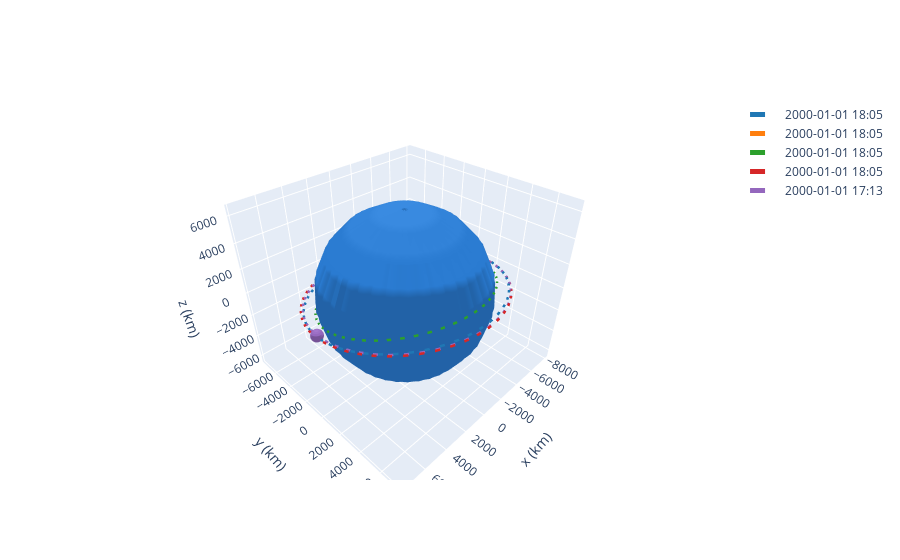

Notebook source saved alongside this figure:
### Code cell
# Hohmann Transfer

# Calculate a basic homnann
import CustomManeuvres
hoh_phas = CustomManeuvres.hohmann_with_phasing(otv, deb_2)

# Get the transfer time of the hoh_phas
transfer_time = hoh_phas.get_total_time()

# Propagate all debris to the end of the transfer
deb_1 = deb_1.propagate(transfer_time)
deb_2 = deb_2.propagate(transfer_time)
deb_3 = deb_3.propagate(transfer_time)

# Propagate the otv using the calculated thrust sequence
transfer_orbit, otv = otv.apply_maneuver(hoh_phas, intermediate=True)

# PRINTOUT
print('DV USED: ', hoh_phas.get_total_cost())
print('DT USED: ', hoh_phas.get_total_time())

# Plot the results
frame = OrbitPlotter3D()
frame.plot(deb_1)
frame.plot(deb_2)
frame.plot(deb_3)
frame.plot(otv)
frame.plot(transfer_orbit)

### Figure 1 — Plotly figure (JSON) as saved in the notebook; plotly's stock layout.template omitted (floating-point values rounded to 4 significant figures; data arrays with more than 128 entries replaced by an {"elided": "..."} marker saying what was removed)
{"data": [{"cauto": false, "cmax": 1, "cmin": 1, "colorscale": [[0, "#2a7bd1"], [1, "#2a7bd1"]], "name": "Earth", "showscale": false, "type": "surface", "x": {"elided": "20x20 float values"}, "y": {"elided": "20x20 float values"}, "z": {"elided": "20x20 float values"}}, {"line": {"color": "rgb(31, 119, 180)", "dash": "dash", "width": 5}, "mode": "lines", "name": "2000-01-01 18:05", "type": "scatter3d", "x": {"elided": "150 float values"}, "y": {"elided": "150 float values"}, "z": {"elided": "150 float values"}}, {"cauto": false, "cmax": 1, "cmin": 1, "colorscale": [[0, "rgb(31, 119, 180)"], [1, "rgb(31, 119, 180)"]], "name": "2000-01-01 18:05", "showscale": false, "type": "surface", "x": {"elided": "20x20 float values"}, "y": {"elided": "20x20 float values"}, "z": {"elided": "20x20 float values"}}, {"cauto": false, "cmax": 1, "cmin": 1, "colorscale": [[0, "#2a7bd1"], [1, "#2a7bd1"]], "name": "Earth", "showscale": false, "type": "surface", "x": {"elided": "20x20 float values"}, "y": {"elided": "20x20 float values"}, "z": {"elided": "20x20 float values"}}, {"cauto": false, "cmax": 1, "cmin": 1, "colorscale": [[0, "#2a7bd1"], [1, "#2a7bd1"]], "name": "Earth", "showscale": false, "type": "surface", "x": {"elided": "20x20 float values"}, "y": {"elided": "20x20 float values"}, "z": {"elided": "20x20 float values"}}, {"line": {"color": "rgb(255, 127, 14)", "dash": "dash", "width": 5}, "mode": "lines", "name": "2000-01-01 18:05", "type": "scatter3d", "x": {"elided": "150 float values"}, "y": {"elided": "150 float values"}, "z": {"elided": "150 float values"}}, {"cauto": false, "cmax": 1, "cmin": 1, "colorscale": [[0, "rgb(255, 127, 14)"], [1, "rgb(255, 127, 14)"]], "name": "2000-01-01 18:05", "showscale": false, "type": "surface", "x": {"elided": "20x20 float values"}, "y": {"elided": "20x20 float values"}, "z": {"elided": "20x20 float values"}}, {"cauto": false, "cmax": 1, "cmin": 1, "colorscale": [[0, "#2a7bd1"], [1, "#2a7bd1"]], "name": "Earth", "showscale": false, "type": "surface", "x": {"elided": "20x20 float values"}, "y": {"elided": "20x20 float values"}, "z": {"elided": "20x20 float values"}}, {"cauto": false, "cmax": 1, "cmin": 1, "colorscale": [[0, "#2a7bd1"], [1, "#2a7bd1"]], "name": "Earth", "showscale": false, "type": "surface", "x": {"elided": "20x20 float values"}, "y": {"elided": "20x20 float values"}, "z": {"elided": "20x20 float values"}}, {"line": {"color": "rgb(44, 160, 44)", "dash": "dash", "width": 5}, "mode": "lines", "name": "2000-01-01 18:05", "type": "scatter3d", "x": {"elided": "150 float values"}, "y": {"elided": "150 float values"}, "z": {"elided": "150 float values"}}, {"cauto": false, "cmax": 1, "cmin": 1, "colorscale": [[0, "rgb(44, 160, 44)"], [1, "rgb(44, 160, 44)"]], "name": "2000-01-01 18:05", "showscale": false, "type": "surface", "x": {"elided": "20x20 float values"}, "y": {"elided": "20x20 float values"}, "z": {"elided": "20x20 float values"}}, {"cauto": false, "cmax": 1, "cmin": 1, "colorscale": [[0, "#2a7bd1"], [1, "#2a7bd1"]], "name": "Earth", "showscale": false, "type": "surface", "x": {"elided": "20x20 float values"}, "y": {"elided": "20x20 float values"}, "z": {"elided": "20x20 float values"}}, {"cauto": false, "cmax": 1, "cmin": 1, "colorscale": [[0, "#2a7bd1"], [1, "#2a7bd1"]], "name": "Earth", "showscale": false, "type": "surface", "x": {"elided": "20x20 float values"}, "y": {"elided": "20x20 float values"}, "z": {"elided": "20x20 float values"}}, {"line": {"color": "rgb(214, 39, 40)", "dash": "dash", "width": 5}, "mode": "lines", "name": "2000-01-01 18:05", "type": "scatter3d", "x": {"elided": "150 float values"}, "y": {"elided": "150 float values"}, "z": {"elided": "150 float values"}}, {"cauto": false, "cmax": 1, "cmin": 1, "colorscale": [[0, "rgb(214, 39, 40)"], [1, "rgb(214, 39, 40)"]], "name": "2000-01-01 18:05", "showscale": false, "type": "surface", "x": {"elided": "20x20 float values"}, "y": {"elided": "20x20 float values"}, "z": {"elided": "20x20 float values"}}, {"cauto": false, "cmax": 1, "cmin": 1, "colorscale": [[0, "#2a7bd1"], [1, "#2a7bd1"]], "name": "Earth", "showscale": false, "type": "surface", "x": {"elided": "20x20 float values"}, "y": {"elided": "20x20 float values"}, "z": {"elided": "20x20 float values"}}, {"cauto": false, "cmax": 1, "cmin": 1, "colorscale": [[0, "#2a7bd1"], [1, "#2a7bd1"]], "name": "Earth", "showscale": false, "type": "surface", "x": {"elided": "20x20 float values"}, "y": {"elided": "20x20 float values"}, "z": {"elided": "20x20 float values"}}, {"line": {"color": "rgb(148, 103, 189)", "dash": "dash", "width": 5}, "mode": "lines", "name": "2000-01-01 17:13", "type": "scatter3d", "x": {"elided": "150 float values"}, "y": {"elided": "150 float values"}, "z": {"elided": "150 float values"}}, {"cauto": false, "cmax": 1, "cmin": 1, "colorscale": [[0, "rgb(148, 103, 189)"], [1, "rgb(148, 103, 189)"]], "name": "2000-01-01 17:13", "showscale": false, "type": "surface", "x": {"elided": "20x20 float values"}, "y": {"elided": "20x20 float values"}, "z": {"elided": "20x20 float values"}}, {"cauto": false, "cmax": 1, "cmin": 1, "colorscale": [[0, "#2a7bd1"], [1, "#2a7bd1"]], "name": "Earth", "showscale": false, "type": "surface", "x": {"elided": "20x20 float values"}, "y": {"elided": "20x20 float values"}, "z": {"elided": "20x20 float values"}}], "layout": {"autosize": true, "scene": {"aspectmode": "data", "xaxis": {"title": {"text": "x (km)"}}, "yaxis": {"title": {"text": "y (km)"}}, "zaxis": {"title": {"text": "z (km)"}}}}}
